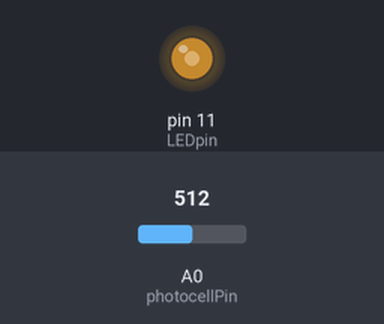
This sketch was run on a simulated Arduino Uno, built with avr-gcc and run on an emulated ATmega328P. On the bench: output pins drawn as LEDs (lit = HIGH). The test bench sets the inputs (shaded band); at power-on: A0 (photocellPin) = 512.

Above: at 1.2 s.
1.3 s: A0 (photocellPin) set to 306
At 2.0 s:
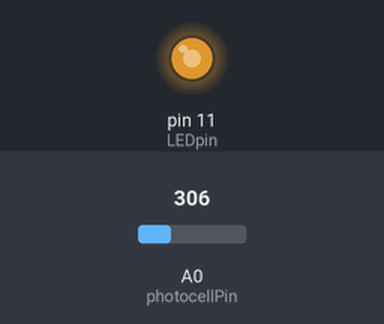
2.8 s: A0 (photocellPin) set to 122
At 3.2 s:
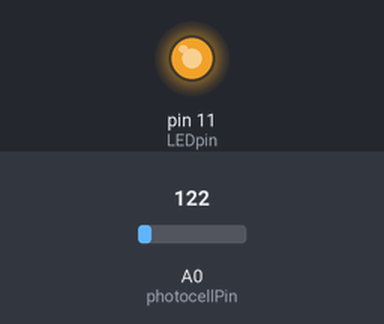
4.3 s: A0 (photocellPin) set to 900
At 5.5 s:
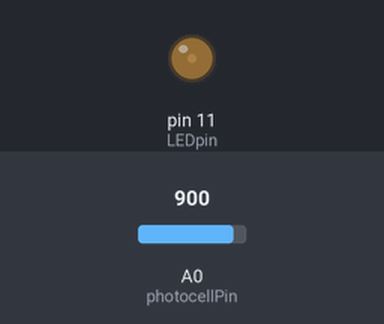
5.8 s: A0 (photocellPin) set to 1023
At 6.9 s:
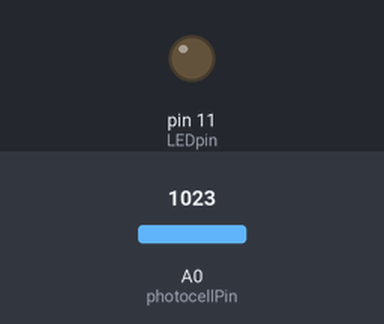
8.8 s: A0 (photocellPin) set to 511
At 9.4 s:
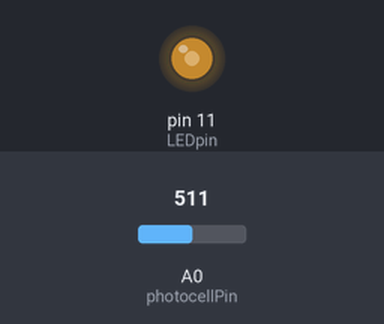
Timing chart, 0 to 11.3 s (numbered marks = the images above; inputs shaded):
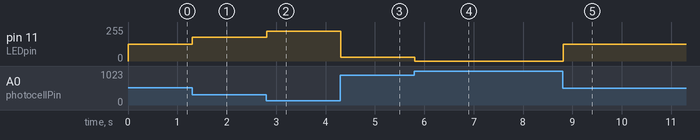

The sketch:

photocell.ino
```cpp
int photocellPin = 0;
int photocellReading;
int LEDpin = 11;
int LEDbrightness;

void setup() {
  // put your setup code here, to run once:
  Serial.begin(9600);
}

void loop() {
  // put your main code here, to run repeatedly:

  //Serial.print("Analog read = ");
  //Serial.println(photocellReading);
  photocellReading = analogRead(photocellPin);
  photocellReading = 1023 - photocellReading;

  LEDbrightness = map(photocellReading, 0, 1023,0,255);
  analogWrite(LEDpin,LEDbrightness);

  if(Serial.available()>0){
    String data = Serial.readStringUntil('\n');
    Serial.println("arduino y thcin");
    Serial.println(photocellReading);
  }

  delay(100);
}
```

Measured:
- after the input at 1.3 s, pin 11 (LEDpin): 127/255 → 178/255 at once
- after the input at 2.8 s, pin 11 (LEDpin): 178/255 → 224/255 at once
- after the input at 4.3 s, pin 11 (LEDpin): 224/255 → 30/255 at once
- after the input at 5.8 s, pin 11 (LEDpin): 30/255 → 0/255 at once
- after the input at 8.8 s, pin 11 (LEDpin): 0/255 → 127/255 at once
